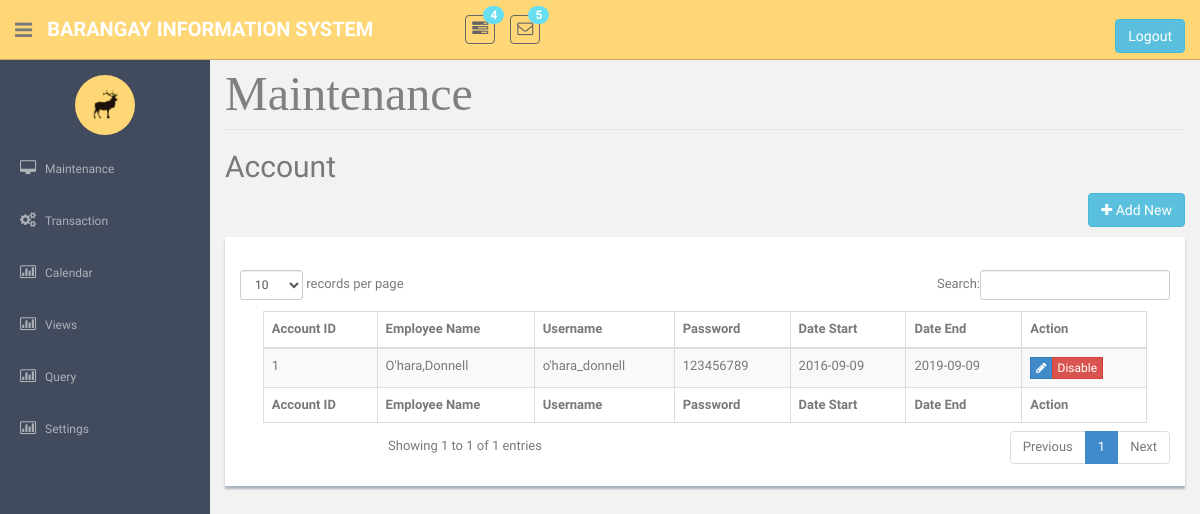
Page /AccountMaintenance.php on the earlier database version.
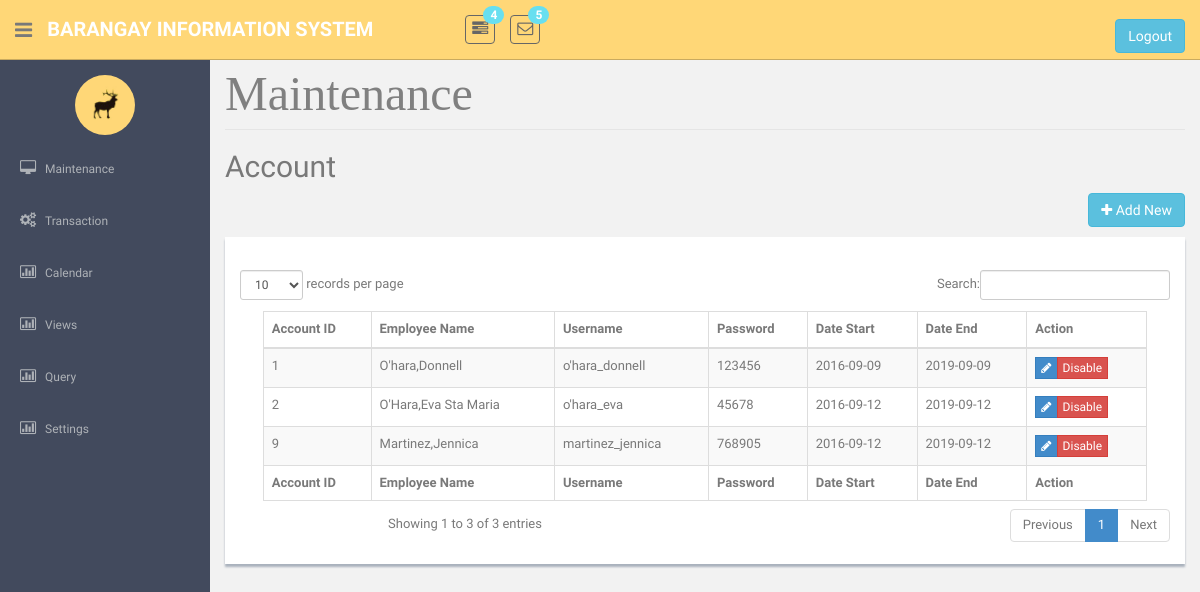
Same page on the later database version.
### tables this page shows
CREATE TABLE `tblaccount` (
  `strOfficerID` int(25) NOT NULL,
  `intForeignMemberNo` int(11) NOT NULL,
  `strUsername` varchar(45) NOT NULL,
  `strPassword` varchar(45) NOT NULL,
  `intForeignPositionId` int(11) NOT NULL,
  `strEmailAdd` varchar(25) NOT NULL,
  `dtStart` date NOT NULL,
  `dtEnd` date NOT NULL,
  `strStatus` varchar(25) NOT NULL,
  `strSign` varchar(100) NOT NULL
);

### AccountMaintenance.php (the view, shortened to what this page needs)
<!DOCTYPE html>
    <?php require('header.php');?>
    <?php require('sidebar.php');?>
<link href="datTables/dataTables.bootstrap.css" rel="stylesheet" />
       <section id="main-content">
          <section class="wrapper site-min-height">
<legend ><font face = "cambria" size = 8 color = "grey"> Maintenance </font></legend>
		<h2>Account</h2>
						<p align="right">
						<button  class="btn btn-info" onclick="window.location.href='Addaccount.php'"><i class="fa fa-plus"></i> Add New</button>
						</p>
					<div class = 'showback'><form method = POST><center>
					<br>
					 <table class="table table-striped table-bordered table-hover" border = '2' style = 'width:95%' id="dataTable">
					<thead>
					<tr>
					<th>Account ID</th>
					<th>Employee Name</th>
					<th>Username</th>
					<th>Password</th>
					<th>Date Start</th>
					<th>Date End</th>
					<th>Action</th>
					</tr>
					</thead>
					<tfoot>
					<tr>
					<th>Account ID</th>
					<th>Employee Name</th>
					<th>Username</th>
					<th>Password</th>
					<th>Date Start</th>
					<th>Date End</th>
					<th>Action</th>
					</tr>
					</tfoot>
					<tbody>
					<?php
					require('connection.php');
				$sql = "SELECT `strOfficerID`,`strUsername`,`strPassword`, concat(strLastName,',',strFirstName,' ',strMiddleName) as 'Name', `dtStart`,`dtEnd` FROM `tblaccount` as a inner join `tblhousemember` as b on b.intMemberNo = a.intForeignMemberNo where a.strStatus = 'Enabled'";
				$query = mysqli_query($con, $sql);
				if(mysqli_num_rows($query) > 0){
					while($row = mysqli_fetch_object($query)){?>
					<tr> <td><?php echo $row->strOfficerID?></td>
					<td><?php echo $row->Name?></td>
					<td><?php echo $row->strUsername?></td>
					<td><?php echo $row->strPassword?></td>
					<td><?php echo $row->dtStart?></td>
					<td><?php echo $row->dtEnd?></td>
					<td><div class="btn-group " role="group" aria-label="..." >
										<div class="btn-group " role="group">
											<button  class="btn btn-primary btn-xs" type = submit name = "btnEdit" value = <?php echo $row->strOfficerID; ?> ><i class="fa fa-pencil"></i></button>
											<button  class="btn btn-danger btn-xs" type = submit name = "btnDelete" onclick = "return confirm('Do you really want to continue?');" value = <?php echo $row->strOfficerID; ?> >Disable</button>
										</div></td>
					</tr>
				<?php }}
					if(isset($_POST['btnDelete'])){
						$id = $_POST['btnDelete'];
						mysqli_query($con,"Update tblaccount set strStatus = 'Disabled' where strOfficerID = $id");
						echo "<script>window.location = 'AccountMaintenance.php';</script>";
					}?></tbody>
				</table>
				</div>
		</section><! --/wrapper -->
      </section>
  </section>
  </body>
</html>

Differences in the rows shown:
changed tblaccount "o'hara_donnell": strPassword "123456789" → "123456"
added tblaccount: strOfficerID "2", Name "O'Hara,Eva Sta Maria", strUsername "o'hara_eva", strPassword "45678", dtStart "2016-09-12", dtEnd "2019-09-12"
added tblaccount: strOfficerID "9", Name "Martinez,Jennica", strUsername "martinez_jennica", strPassword "768905", dtStart "2016-09-12", dtEnd "2019-09-12"
Other differences:
text written by a page script: "records per page Search: Showing 1 to 1 of 1 entries Previous 1 Next" → "records per page Search: Showing 1 to 3 of 3 entries Previous 1 Next"
